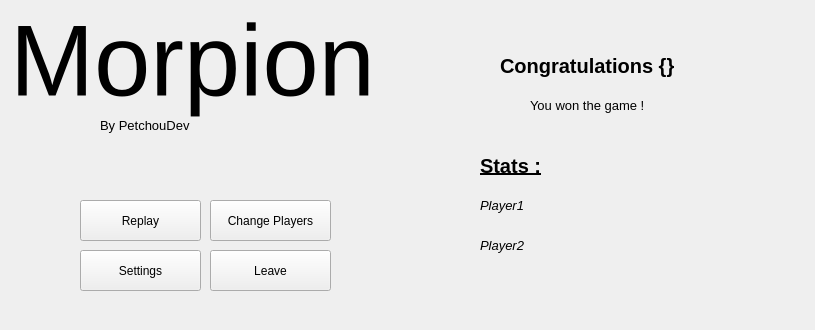
<?xml version="1.0" encoding="UTF-8"?>
<ui version="4.0">
 <class>Form</class>
 <widget class="QWidget" name="Form">
  <property name="geometry">
   <rect>
    <x>0</x>
    <y>0</y>
    <width>815</width>
    <height>330</height>
   </rect>
  </property>
  <property name="windowTitle">
   <string>Morpion by PetchouDev</string>
  </property>
  <property name="styleSheet">
   <string notr="true"/>
  </property>
  <widget class="QLabel" name="label">
   <property name="geometry">
    <rect>
     <x>10</x>
     <y>-10</y>
     <width>471</width>
     <height>141</height>
    </rect>
   </property>
   <property name="font">
    <font>
     <pointsize>76</pointsize>
    </font>
   </property>
   <property name="text">
    <string>Morpion</string>
   </property>
  </widget>
  <widget class="QLabel" name="label_2">
   <property name="geometry">
    <rect>
     <x>100</x>
     <y>110</y>
     <width>141</width>
     <height>31</height>
    </rect>
   </property>
   <property name="font">
    <font>
     <pointsize>10</pointsize>
    </font>
   </property>
   <property name="text">
    <string>By PetchouDev</string>
   </property>
  </widget>
  <widget class="QLabel" name="Notif">
   <property name="geometry">
    <rect>
     <x>500</x>
     <y>30</y>
     <width>291</width>
     <height>71</height>
    </rect>
   </property>
   <property name="font">
    <font>
     <pointsize>15</pointsize>
     <weight>75</weight>
     <bold>true</bold>
    </font>
   </property>
   <property name="text">
    <string>Congratulations {}</string>
   </property>
  </widget>
  <widget class="QLabel" name="Comment">
   <property name="geometry">
    <rect>
     <x>530</x>
     <y>90</y>
     <width>171</width>
     <height>31</height>
    </rect>
   </property>
   <property name="font">
    <font>
     <pointsize>10</pointsize>
    </font>
   </property>
   <property name="text">
    <string>You won the game !</string>
   </property>
  </widget>
  <widget class="QLabel" name="label_3">
   <property name="geometry">
    <rect>
     <x>480</x>
     <y>150</y>
     <width>121</width>
     <height>31</height>
    </rect>
   </property>
   <property name="font">
    <font>
     <pointsize>15</pointsize>
     <weight>75</weight>
     <bold>true</bold>
     <underline>true</underline>
    </font>
   </property>
   <property name="text">
    <string>Stats :</string>
   </property>
  </widget>
  <widget class="QLabel" name="ps2">
   <property name="geometry">
    <rect>
     <x>480</x>
     <y>190</y>
     <width>291</width>
     <height>31</height>
    </rect>
   </property>
   <property name="font">
    <font>
     <pointsize>10</pointsize>
     <italic>true</italic>
    </font>
   </property>
   <property name="text">
    <string>Player1</string>
   </property>
  </widget>
  <widget class="QLabel" name="ps1">
   <property name="geometry">
    <rect>
     <x>480</x>
     <y>230</y>
     <width>291</width>
     <height>31</height>
    </rect>
   </property>
   <property name="font">
    <font>
     <pointsize>10</pointsize>
     <italic>true</italic>
    </font>
   </property>
   <property name="text">
    <string>Player2</string>
   </property>
  </widget>
  <widget class="QPushButton" name="Replay">
   <property name="geometry">
    <rect>
     <x>80</x>
     <y>200</y>
     <width>121</width>
     <height>41</height>
    </rect>
   </property>
   <property name="text">
    <string>Replay</string>
   </property>
  </widget>
  <widget class="QPushButton" name="Leave">
   <property name="geometry">
    <rect>
     <x>210</x>
     <y>250</y>
     <width>121</width>
     <height>41</height>
    </rect>
   </property>
   <property name="text">
    <string>Leave</string>
   </property>
  </widget>
  <widget class="QPushButton" name="Change">
   <property name="geometry">
    <rect>
     <x>210</x>
     <y>200</y>
     <width>121</width>
     <height>41</height>
    </rect>
   </property>
   <property name="text">
    <string>Change Players</string>
   </property>
  </widget>
  <widget class="QPushButton" name="Settings">
   <property name="geometry">
    <rect>
     <x>80</x>
     <y>250</y>
     <width>121</width>
     <height>41</height>
    </rect>
   </property>
   <property name="text">
    <string>Settings</string>
   </property>
  </widget>
 </widget>
 <resources/>
 <connections/>
</ui>
